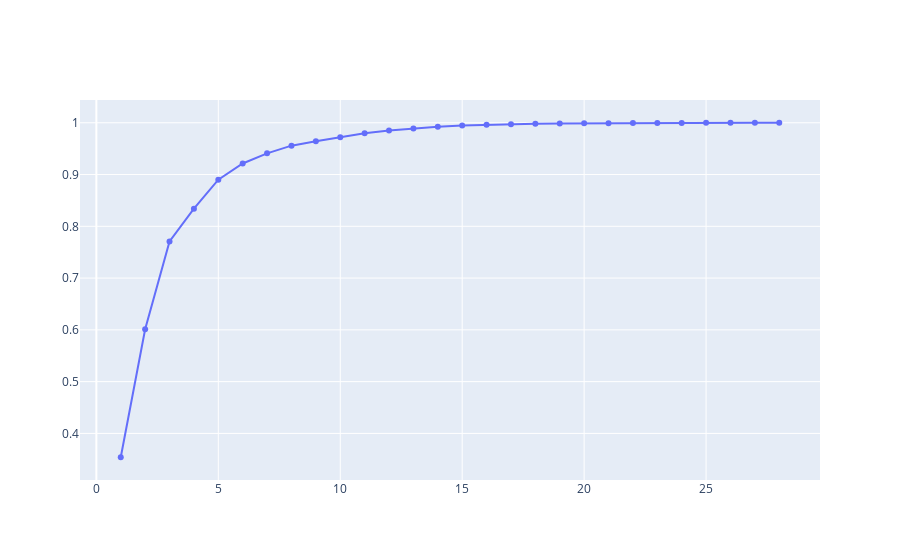

The code cell stored with this chart in its notebook:
### Code cell
import plotly.graph_objects as go
fig = go.Figure()
fig.add_trace(go.Scatter(x=df.num_components, y=df.explained_variance,
                    mode='lines+markers'))

### Figure 1 — Plotly figure (JSON) as saved in the notebook; plotly's stock layout.template omitted (floating-point values rounded to 4 significant figures)
{"data": [{"mode": "lines+markers", "type": "scatter", "x": [1, 2, 3, 4, 5, 6, 7, 8, 9, 10, 11, 12, 13, 14, 15, 16, 17, 18, 19, 20, 21, 22, 23, 24, 25, 26, 27, 28], "y": [0.354, 0.6011, 0.7708, 0.8339, 0.8901, 0.9213, 0.9409, 0.9557, 0.9642, 0.9722, 0.9798, 0.9851, 0.9891, 0.9923, 0.9948, 0.9962, 0.9973, 0.9979, 0.9985, 0.9988, 0.9991, 0.9994, 0.9996, 0.9997, 0.9998, 0.9999, 1.0, 1.0]}], "layout": {}}
